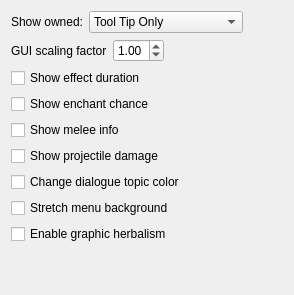
     <widget class="QWidget" name="Interface">
      <attribute name="title">
       <string>Interface</string>
      </attribute>
      <layout class="QVBoxLayout">
       <item>
        <layout class="QHBoxLayout" name="horizontalLayout">
         <item alignment="Qt::AlignRight">
          <widget class="QLabel" name="showOwnedLabel">
           <property name="text">
            <string>Show owned:</string>
           </property>
          </widget>
         </item>
         <item>
          <widget class="QComboBox" name="showOwnedComboBox">
           <property name="currentIndex">
            <number>1</number>
           </property>
           <item>
            <property name="text">
             <string>Off</string>
            </property>
           </item>
           <item>
            <property name="text">
             <string>Tool Tip Only</string>
            </property>
           </item>
           <item>
            <property name="text">
             <string>Crosshair Only</string>
            </property>
           </item>
           <item>
            <property name="text">
             <string>Tool Tip and Crosshair</string>
            </property>
           </item>
          </widget>
         </item>
         <item>
          <spacer name="horizontalSpacer">
           <property name="orientation">
            <enum>Qt::Horizontal</enum>
           </property>
           <property name="sizeHint" stdset="0">
            <size>
             <width>40</width>
             <height>20</height>
            </size>
           </property>
          </spacer>
         </item>
         <item>
          <layout class="QHBoxLayout" name="horizontalLayout_2"/>
         </item>
        </layout>
       </item>
       <item>
        <layout class="QHBoxLayout" name="horizontalLayout_3">
         <item>
          <widget class="QLabel" name="scalingLabel">
           <property name="toolTip">
            <string>&lt;html&gt;&lt;head/&gt;&lt;body&gt;&lt;p&gt;This setting scales GUI windows. A value of 1.0 results in the normal scale.&lt;/p&gt;&lt;/body&gt;&lt;/html&gt;</string>
           </property>
           <property name="text">
            <string>GUI scaling factor</string>
           </property>
          </widget>
         </item>
         <item>
          <widget class="QDoubleSpinBox" name="scalingSpinBox">
           <property name="decimals">
            <number>2</number>
           </property>
           <property name="minimum">
            <double>0.500000000000000</double>
           </property>
           <property name="maximum">
            <double>8.000000000000000</double>
           </property>
           <property name="singleStep">
            <double>0.250000000000000</double>
           </property>
           <property name="value">
            <double>1.000000000000000</double>
           </property>
          </widget>
         </item>
         <item>
          <spacer name="horizontalSpacer_5">
           <property name="orientation">
            <enum>Qt::Horizontal</enum>
           </property>
           <property name="sizeHint" stdset="0">
            <size>
             <width>40</width>
             <height>20</height>
            </size>
           </property>
          </spacer>
         </item>
        </layout>
       </item>
       <item>
        <widget class="QCheckBox" name="showEffectDurationCheckBox">
         <property name="toolTip">
          <string>&lt;html&gt;&lt;head/&gt;&lt;body&gt;&lt;p&gt;Show the remaining duration of magic effects and lights if this setting is true. The remaining duration is displayed in the tooltip by hovering over the magical effect. &lt;/p&gt;&lt;p&gt;The default value is false.&lt;/p&gt;&lt;/body&gt;&lt;/html&gt;</string>
         </property>
         <property name="text">
          <string>Show effect duration</string>
         </property>
        </widget>
       </item>
       <item>
        <widget class="QCheckBox" name="showEnchantChanceCheckBox">
         <property name="toolTip">
          <string>&lt;html&gt;&lt;head/&gt;&lt;body&gt;&lt;p&gt;Whether or not the chance of success will be displayed in the enchanting menu.&lt;/p&gt;&lt;p&gt;The default value is false.&lt;/p&gt;&lt;/body&gt;&lt;/html&gt;</string>
         </property>
         <property name="text">
          <string>Show enchant chance</string>
         </property>
        </widget>
       </item>
       <item>
        <widget class="QCheckBox" name="showMeleeInfoCheckBox">
         <property name="toolTip">
          <string>&lt;html&gt;&lt;head/&gt;&lt;body&gt;&lt;p&gt;If this setting is true, melee weapons reach and speed will be shown on item tooltip.&lt;/p&gt;&lt;p&gt;The default value is false.&lt;/p&gt;&lt;/body&gt;&lt;/html&gt;</string>
         </property>
         <property name="text">
          <string>Show melee info</string>
         </property>
        </widget>
       </item>
       <item>
        <widget class="QCheckBox" name="showProjectileDamageCheckBox">
         <property name="toolTip">
          <string>&lt;html&gt;&lt;head/&gt;&lt;body&gt;&lt;p&gt;If this setting is true, damage bonus of arrows and bolts will be shown on item tooltip.&lt;/p&gt;&lt;p&gt;The default value is false.&lt;/p&gt;&lt;/body&gt;&lt;/html&gt;</string>
         </property>
         <property name="text">
          <string>Show projectile damage</string>
         </property>
        </widget>
       </item>
       <item>
        <widget class="QCheckBox" name="changeDialogTopicsCheckBox">
         <property name="toolTip">
          <string>&lt;html&gt;&lt;head/&gt;&lt;body&gt;&lt;p&gt;If this setting is true, dialogue topics will have a different color if the topic is specific to the NPC you're talking to or the topic was previously seen. Color can be changed in settings.cfg.&lt;/p&gt;&lt;p&gt;The default value is false.&lt;/p&gt;&lt;/body&gt;&lt;/html&gt;</string>
         </property>
         <property name="text">
          <string>Change dialogue topic color</string>
         </property>
        </widget>
       </item>
       <item>
        <widget class="QCheckBox" name="stretchBackgroundCheckBox">
         <property name="toolTip">
          <string>&lt;html&gt;&lt;head/&gt;&lt;body&gt;&lt;p&gt;Stretch menus, load screens, etc. to the window aspect ratio.&lt;/p&gt;&lt;/body&gt;&lt;/html&gt;</string>
         </property>
         <property name="text">
          <string>Stretch menu background</string>
         </property>
        </widget>
       </item>
       <item>
        <widget class="QCheckBox" name="graphicHerbalismCheckBox">
         <property name="toolTip">
          <string>&lt;html&gt;&lt;head/&gt;&lt;body&gt;&lt;p&gt;If this setting is true, containers supporting graphic herbalism will do so instead of opening the menu.&lt;/p&gt;&lt;/body&gt;&lt;/html&gt;</string>
         </property>
         <property name="text">
          <string>Enable graphic herbalism</string>
         </property>
        </widget>
       </item>
       <item>
        <spacer name="verticalSpacer_2">
         <property name="orientation">
          <enum>Qt::Vertical</enum>
         </property>
         <property name="sizeHint" stdset="0">
          <size>
           <width>20</width>
           <height>40</height>
          </size>
         </property>
        </spacer>
       </item>
      </layout>
     </widget>
